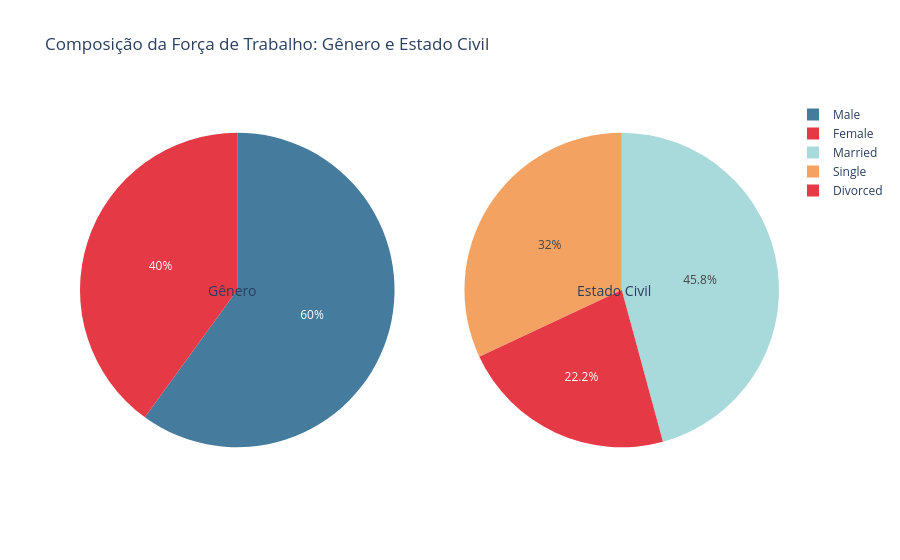

Write notebook code for a chart like this one.
### Code cell
# Gênero e estado civil
fig = make_subplots(rows=1, cols=2, specs=[[{'type':'pie'}, {'type':'pie'}]])

genero = df['Gender'].value_counts()
civil = df['MaritalStatus'].value_counts()

fig.add_trace(go.Pie(
    labels=genero.index, values=genero.values,
    name='Gênero', marker_colors=['#457B9D', '#E63946']
), row=1, col=1)

fig.add_trace(go.Pie(
    labels=civil.index, values=civil.values,
    name='Estado Civil', marker_colors=['#A8DADC', '#F4A261', '#E63946']
), row=1, col=2)

fig.update_layout(
    title='Composição da Força de Trabalho: Gênero e Estado Civil',
    annotations=[
        dict(text='Gênero', x=0.18, y=0.5, font_size=14, showarrow=False),
        dict(text='Estado Civil', x=0.82, y=0.5, font_size=14, showarrow=False)
    ]
)
fig.show()

### Figure 1 — Plotly figure (JSON) as saved in the notebook; plotly's stock layout.template omitted (floating-point values rounded to 4 significant figures)
{"data": [{"domain": {"x": [0.0, 0.45], "y": [0.0, 1.0]}, "labels": ["Male", "Female"], "marker": {"colors": ["#457B9D", "#E63946"]}, "name": "Gênero", "type": "pie", "values": [882, 588]}, {"domain": {"x": [0.55, 1.0], "y": [0.0, 1.0]}, "labels": ["Married", "Single", "Divorced"], "marker": {"colors": ["#A8DADC", "#F4A261", "#E63946"]}, "name": "Estado Civil", "type": "pie", "values": [673, 470, 327]}], "layout": {"annotations": [{"font": {"size": 14}, "showarrow": false, "text": "Gênero", "x": 0.18, "y": 0.5}, {"font": {"size": 14}, "showarrow": false, "text": "Estado Civil", "x": 0.82, "y": 0.5}], "title": {"text": "Composição da Força de Trabalho: Gênero e Estado Civil"}}}
